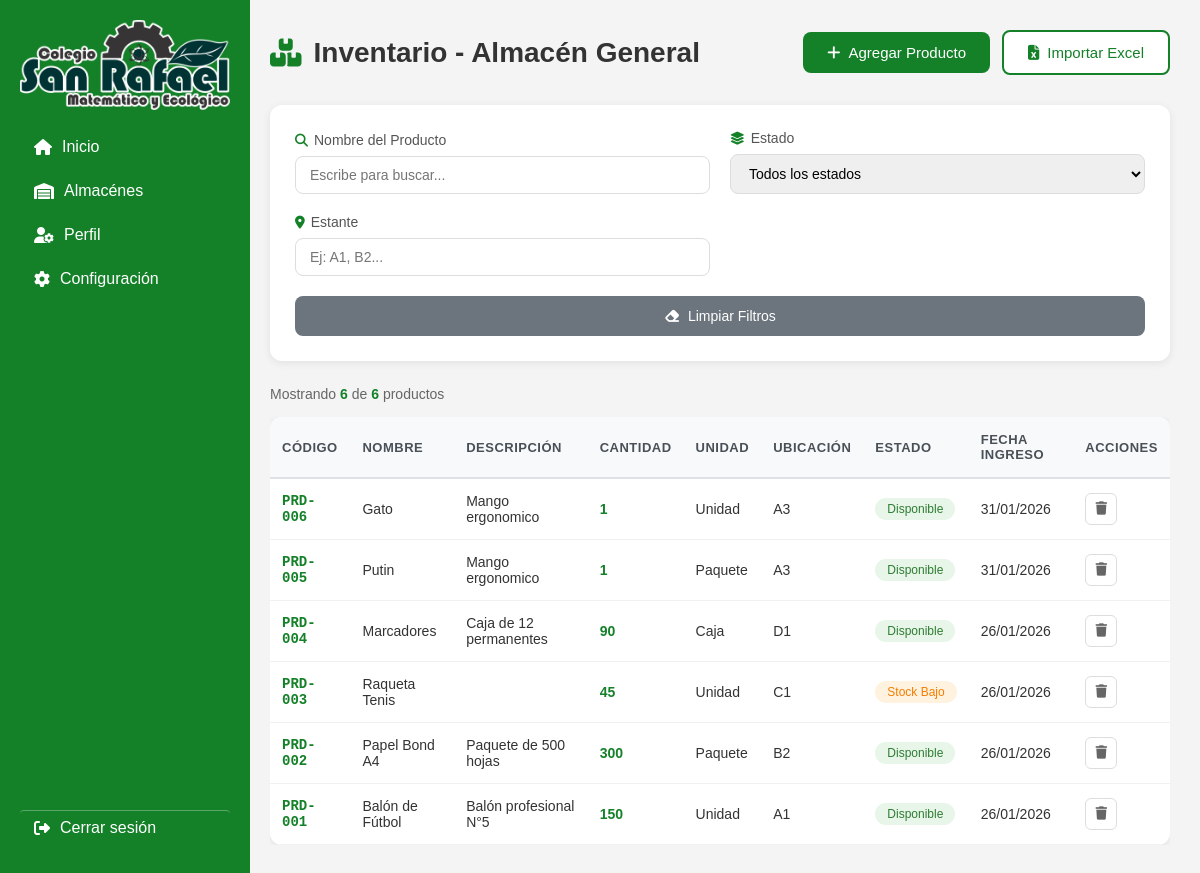
Page /almacenes/inventario/ on the earlier database version.
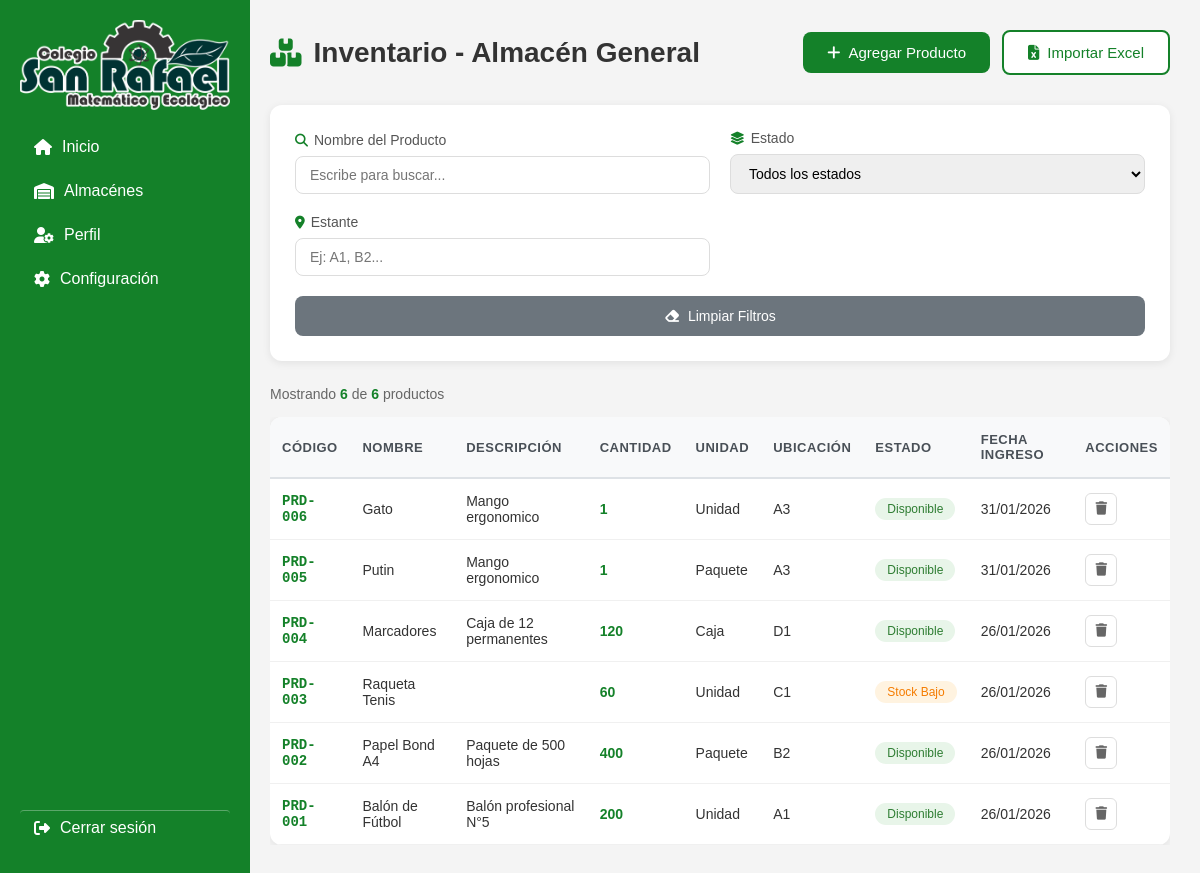
Same page on the later database version.
### app1/models.py (models this page shows, shortened)
class ProductoAlmacen(models.Model):
    UBICACION_CHOICES = [
        ('AG', 'Almacén General'),
        ('AD', 'Almacén de Deporte'),
        ('IU', 'Almacén de Útiles'),
    ]
    ESTADO_CHOICES = [
        ('DISP', 'Disponible'),
        ('AGOT', 'Agotado'),
        ('BAJO', 'Stock Bajo'),
    ]
    id_producto = models.AutoField(primary_key=True)
    codigo_almacen = models.CharField(max_length=2, editable=False)
    codigo_producto = models.CharField(max_length=50, unique=True, db_index=True)
    nombre = models.CharField(max_length=100)
    descripcion = models.CharField(max_length=255, blank=True)
    ubicacion_almacen = models.CharField(max_length=2, choices=UBICACION_CHOICES)
    estante = models.CharField(max_length=50, blank=True, null=True)
    cantidad = models.PositiveIntegerField(default=0)
    unidad = models.ForeignKey(
        Unidad,
        on_delete=models.PROTECT,
        related_name='productos'
    )
    estado = models.CharField(max_length=4, choices=ESTADO_CHOICES, default='DISP')
    fecha_ingreso = models.DateTimeField(auto_now_add=True)
    ultima_actualizacion = models.DateTimeField(auto_now=True)
    observaciones = models.TextField(blank=True, null=True)
    class Meta:
        db_table = 'app1_productoalmacen'
        verbose_name = 'Producto de Almacén'
        verbose_name_plural = 'Productos de Almacén'

class Unidad(models.Model):
    nombre = models.CharField(max_length=50, unique=True)
    abreviatura = models.CharField(max_length=10, blank=True)
    activo = models.BooleanField(default=True)
    fecha_creacion = models.DateTimeField(auto_now_add=True)
    def __str__(self):
        return self.nombre
    class Meta:
        db_table = 'app1_unidad'
        verbose_name = 'Unidad'
        verbose_name_plural = 'Unidades'
        ordering = ['nombre']

### app1/view/views.py (the view)
# urls.py: path('almacenes/inventario/', views.InventrioAG, name='InventarioAG'),
def InventrioAG(request):
    productos = ProductoAlmacen.objects.filter(ubicacion_almacen='AG').order_by('-fecha_ingreso')
    context = {
        'productos': productos,
        'total_productos': productos.count()
    }
    return render(request, 'almacenes/almgeneral/InventarioAG.html', context)

### templates/almacenes/almgeneral/InventarioAG.html (shortened to what the changed rows need)
{% extends 'layout.html' %}
{% load static %}
{% block content %}
<link rel="stylesheet" href="{% static 'almacenes/almgeneral/InventarioAG.css' %}">
<div class="inventario-container">
  <div class="inventario-header">
    <h1>
      <i class="fa-solid fa-boxes-stacked"></i>
      Inventario - Almacén General
    </h1>
  </div>
  <div class="tabla-wrapper">
    <div class="tabla-container">
      <table class="tabla-inventario">
        <thead>
          <tr>
            <th>Código</th>
            <th>Nombre</th>
            <th>Descripción</th>
            <th>Cantidad</th>
            <th>Unidad</th>
            <th>Ubicación</th>
            <th>Estado</th>
            <th>Fecha Ingreso</th>
            <th>Acciones</th>
          </tr>
        </thead>
        <tbody id="tablaBody">
          {% for producto in productos %}
          <tr data-nombre="{{ producto.nombre|lower }}"
              data-estado="{{ producto.estado }}"
              data-estante="{{ producto.estante|lower }}">
            <td data-label="Código" class="codigo">PRD-{{ producto.id_producto|stringformat:"03d" }}</td>
            <td data-label="Nombre" class="nombre">{{ producto.nombre }}</td>
            <td data-label="Descripción">{{ producto.descripcion }}</td>
            <td data-label="Cantidad" class="cantidad">{{ producto.cantidad }}</td>
            <td data-label="Unidad">{{ producto.unidad }}</td>
            <td data-label="Ubicación">{{ producto.estante }}</td>
            <td data-label="Estado">
              {% if producto.estado == 'DISP' %}
                <span class="badge estado-disponible">Disponible</span>
              {% elif producto.estado == 'BAJO' %}
                <span class="badge estado-bajo">Stock Bajo</span>
              {% elif producto.estado == 'AGOT' %}
                <span class="badge estado-agotado">Agotado</span>
              {% endif %}
            </td>
            <td data-label="Fecha Ingreso">{{ producto.fecha_ingreso|date:"d/m/Y" }}</td>
            <td data-label="Acciones" class="acciones">
              <button class="btn-icon btn-danger btn-eliminar"
                      title="Eliminar"
                      type="button"
                      data-id="{{ producto.id_producto }}"
                      data-nombre="{{ producto.nombre }}">
                <i class="fa-solid fa-trash"></i>
              </button>
            </td>
          </tr>
          {% empty %}
          <tr>
            <td colspan="9" style="text-align: center; padding: 2rem;">
              No hay productos registrados en el Almacén General
            </td>
          </tr>
          {% endfor %}
        </tbody>
      </table>
    </div>
  </div>
</div>
{% endblock %}

Differences in the rows shown:
changed ProductoAlmacen "Marcadores": cantidad "90" → "120"
changed ProductoAlmacen "Raqueta Tenis": cantidad "45" → "60"
changed ProductoAlmacen "Papel Bond A4": cantidad "300" → "400"
changed ProductoAlmacen "Balón de Fútbol": cantidad "150" → "200"
